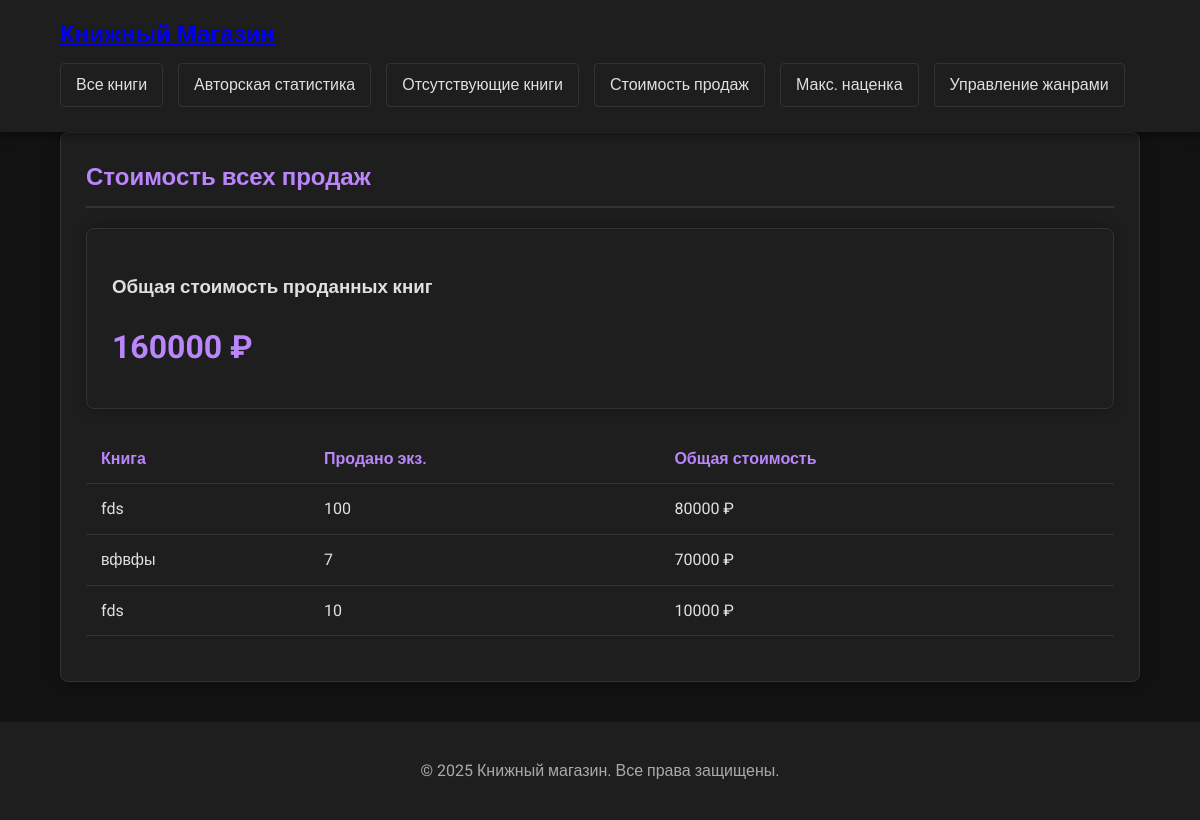
The app's page /books/sales/value/, older data.
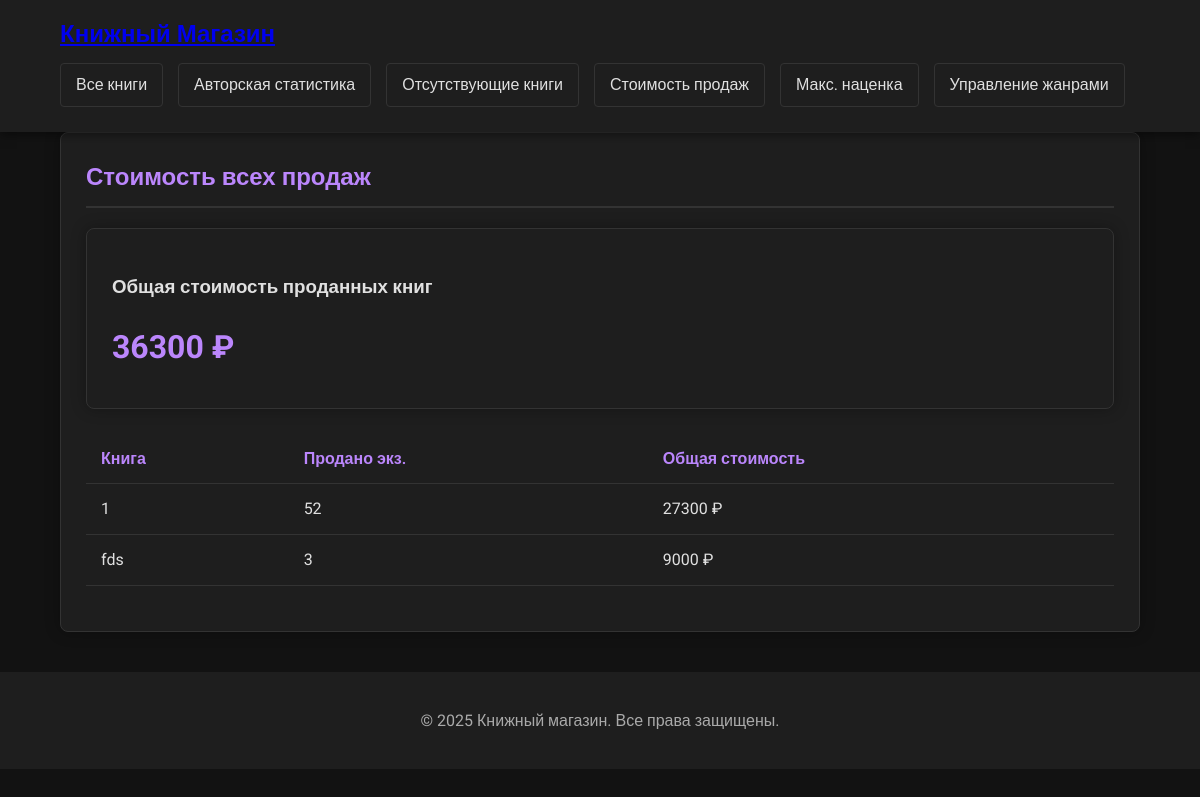
The same page, newer data.
### books/models.py (models this page shows, shortened)
class Book(models.Model):
    MEDIUM_CHOICES = [
        ('P', 'Бумажная'),
        ('E', 'Электронная'),
        ('A', 'Аудио'),
    ]
    title = models.CharField(max_length=200, verbose_name="Название")
    author = models.CharField(max_length=100, verbose_name="Автор")
    code = models.CharField(max_length=50, unique=True, verbose_name="Шифр произведения")
    genre = models.ForeignKey(Genre, on_delete=models.CASCADE, verbose_name="Жанр")
    year = models.PositiveIntegerField(verbose_name="Год издания")
    pages = models.PositiveIntegerField(verbose_name="Количество страниц", blank=True, null=True)
    medium = models.CharField(max_length=1, choices=MEDIUM_CHOICES, verbose_name="Носитель")
    wholesale_price = models.DecimalField(max_digits=10, decimal_places=2, verbose_name="Оптовая цена")
    retail_price = models.DecimalField(max_digits=10, decimal_places=2, verbose_name="Розничная цена")
    stock = models.PositiveIntegerField(default=0, verbose_name="В наличии")
    sold = models.PositiveIntegerField(default=0, verbose_name="Продано")

### books/views.py (the view)
# urls.py: path('sales/value/', views.sales_value, name='sales_value'),
def sales_value(request):
    total_value = Book.objects.aggregate(
        total=Coalesce(
            ExpressionWrapper(
                Sum(F('sold') * F('retail_price')),
                output_field=DecimalField(max_digits=10, decimal_places=2)
            ),
            Decimal('0.00')
        )
    )['total']
    books = Book.objects.filter(sold__gt=0).annotate(
        total_sale_value=ExpressionWrapper(
            F('sold') * F('retail_price'),
            output_field=DecimalField(max_digits=10, decimal_places=2)
        )
    ).order_by('-total_sale_value')
    return render(request, 'books/sales_value.html', {
        'total_value': total_value,
        'books': books
    })

### books/templates/books/sales_value.html
{% extends 'books/base.html' %}
{% load static %}
{% block content %}
<div class="card">
    <h2>Стоимость всех продаж</h2>
    <div class="stats-card">
        <h3>Общая стоимость проданных книг</h3>
        <p class="stats-value">{{ total_value }} ₽</p>
    </div>
    <table>
        <thead>
            <tr>
                <th>Книга</th>
                <th>Продано экз.</th>
                <th>Общая стоимость</th>
            </tr>
        </thead>
        <tbody>
            {% for book in books %}
            <tr>
                <td>{{ book.title }}</td>
                <td>{{ book.sold }}</td>
                <td>{{ book.total_sale_value }} ₽</td>
            </tr>
            {% empty %}
            <tr>
                <td colspan="3">Данные отсутствуют</td>
            </tr>
            {% endfor %}
        </tbody>
    </table>
</div>
{% endblock %}

Row changes from the older to the newer data that the page shows:
removed Book: title "fds", sold "100", total_sale_value "80000"
changed Book (number 1 of 2 on the later page): title "вфвфы" → "1"; sold "7" → "52"; total_sale_value "70000" → "27300"
changed Book "fds": sold "10" → "3"; total_sale_value "10000" → "9000"
Text that changed along with them:
{{ total_value }}: "160000" → "36300"
